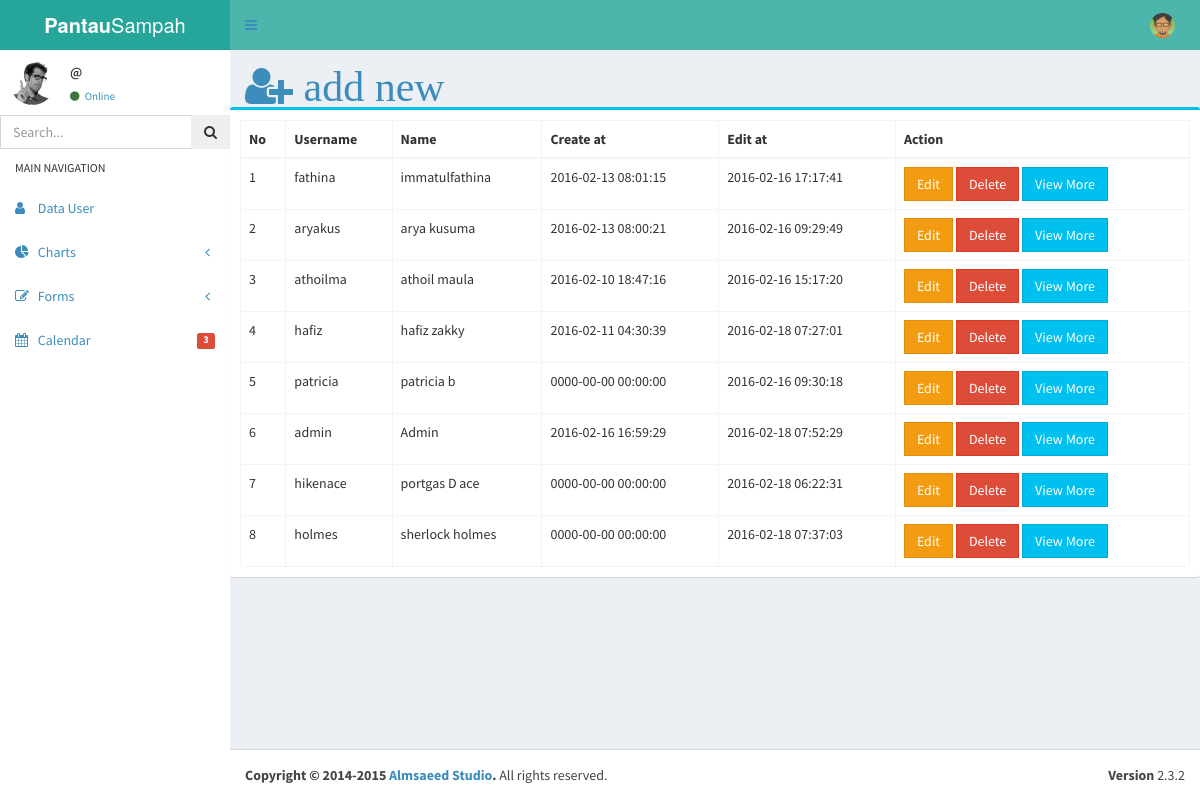
/index.php/crud, run on the app's committed database.
### tables this page shows
CREATE TABLE IF NOT EXISTS `user` (
  `id` int(11) NOT NULL AUTO_INCREMENT,
  `nama` varchar(50) NOT NULL,
  `username` varchar(50) NOT NULL,
  `password` varchar(50) NOT NULL,
  `email` varchar(50) NOT NULL,
  `bio` text NOT NULL,
  `born_date` varchar(70) NOT NULL,
  `gender` varchar(8) DEFAULT NULL,
  `role_id` int(2) DEFAULT NULL,
  `create_at` timestamp NOT NULL DEFAULT CURRENT_TIMESTAMP,
  `edit_at` timestamp NOT NULL DEFAULT '0000-00-00 00:00:00',
  PRIMARY KEY (`id`)
);

### application/controllers/Crud.php (called while the page is built, shortened)
<?php
class crud extends CI_Controller
{
	function __construct()
	{
		$this->load->library('form_validation');
		$this->load->model('crudmodel');
	}
	public function index()
	{
		$data['get_data'] = $this->crudmodel->view();
		$this->load->view('templateadmin/tableuser', $data);
	}
}

### index.php (called while the page is built, shortened)
<?php
require_once BASEPATH.'core/CodeIgniter.php';

### application/models/Crudmodel.php (called while the page is built, shortened)
<?php
class crudmodel extends CI_Model
{
	public function view()
	{
		$query = $this->db->get('user');
		return $query->result();
	}
}

### application/views/templateadmin/tableuser.php (the view, shortened to what this page needs)
<?php $this->load->view('templateadmin/header'); ?>
<?php $this->load->view('templateadmin/sidebar') ?>
<div class="content-wrapper">
  <div class="content-header">
      <a href="<?php echo site_url('crud/add') ?>" class="fa fa-user-plus fa-3x"> add new</a>
  </div>
  <div class="box box-info">
            <div class="box-body">
              <div class="box-body table-responsive no-padding">
                <table class="table table-bordered table-hover">
                  <thead>
                  <tr>
                    <th>No</th>
                    <th>Username</th>
                    <th>Name</th>
                    <th>Create at</th>
                    <th>Edit at</th>
                    <th>Action</th>
                  </tr>
                  </thead>
                  <tbody>
                  <?php   $no = 0;
                          foreach ($get_data as $row) {
                          $no++;
                   ?>
					        <tr>
                    <td><?php echo $no ?></td>
					          <td><?php echo $row->username; ?></td>
					          <td><?php echo $row->nama; ?></td>
					          <td><?php echo $row->create_at; ?></td>
                    <td><?php echo $row->edit_at; ?></td>
					          <td>
					          	<a href="<?php echo site_url('crud/edit/'.$row->id);?>" class="btn btn-warning btn-flat">Edit</a>
					          	<a href="<?php echo site_url('crud/delete_user/'.$row->id);?>" id="delete" class="btn btn-danger btn-flat" onclick="return dodelete()">Delete</a>
                      <a href="<?php echo site_url('crud/viewmoreuser/'.$row->id); ?>" class="btn btn-info btn-flat">View More</a>
                    </td>
                    </tr>
					      <?php } ?>
                  </tbody>
                </table>
              </div>
            </div>
      </div>
    </div>
<?php $this->load->view('templateadmin/footer'); ?>

### application/views/templateadmin/header.php (shortened to what this page needs)
<!DOCTYPE html>
<html>
  <head>
    <link href="<?php echo base_url()?>asset/css/bootstrap.min.css" rel="stylesheet">
    <link href="<?php echo base_url()?>asset/css/tambahan.css" rel="stylesheet">
    <link href="https://maxcdn.bootstrapcdn.com/font-awesome/4.4.0/css/font-awesome.min.css" rel="stylesheet">
    <link rel="stylesheet" href="https://code.ionicframework.com/ionicons/2.0.1/css/ionicons.min.css">
    <link href="<?php echo base_url(); ?>asset/plugins/jvectormap/jquery-jvectormap-1.2.2.css"  rel="stylesheet" >
    <link href="<?php echo base_url(); ?>asset/css/AdminLTE.min.css"  rel="stylesheet" >
    <link href="<?php echo base_url(); ?>asset/css/skins/_all-skins.min.css"  rel="stylesheet" >
  </head>
  <body class="hold-transition skin-custom sidebar-mini">
    <div class="wrapper">
      <header class="main-header">
        <a href="#" class="logo">
          <span class="logo-lg"><b>Pantau</b>Sampah</span>
        </a>
        <nav class="navbar navbar-static-top" role="navigation">
          <a href="#" class="sidebar-toggle" data-toggle="offcanvas" role="button">
          </a>
          <div class="navbar-custom-menu">
            <ul class="nav navbar-nav">
              <li class="dropdown user user-menu">
                <a href="#" class="dropdown-toggle" data-toggle="dropdown">
                  <img src="<?php echo base_url(); ?>asset/img/avatar04.png" class="user-image" alt="User Image">
                </a>
              </li>
            </ul>
          </div>
        </nav>
      </header>

### application/views/templateadmin/sidebar.php (shortened to what this page needs)
<aside class="main-sidebar">
  <section class="sidebar">
    <div class="user-panel">
      <div class="pull-left image">
        <img src="dist/img/user2-160x160.jpg" class="img-circle" alt="User Image">
      </div>
      <div class="pull-left info">
        <p> @<?php echo $this->session->userdata('username') ?></p>
        <a href="#"><i class="fa fa-circle text-success"></i> Online</a>
      </div>
    </div>
    <form action="#" method="get" class="sidebar-form">
      <div class="input-group">
        <input type="text" name="q" class="form-control" placeholder="Search...">
            <span class="input-group-btn">
              <button type="submit" name="search" id="search-btn" class="btn btn-flat"><i class="fa fa-search"></i>
              </button>
            </span>
      </div>
    </form>
    <ul class="sidebar-menu">
      <li class="header">MAIN NAVIGATION</li>
      <li class="treeview">
        <a href="#">
          <i class="fa fa-user"></i>
          <span>Data User</span>
        </a>
      </li>
      <li class="treeview">
        <a href="#">
          <i class="fa fa-pie-chart"></i>
          <span>Charts</span>
          <i class="fa fa-angle-left pull-right"></i>
        </a>
      </li>
      <li class="treeview">
        <a href="#">
          <i class="fa fa-edit"></i> <span>Forms</span>
          <i class="fa fa-angle-left pull-right"></i>
        </a>
      </li>
      <li>
        <a href="pages/calendar.html">
          <i class="fa fa-calendar"></i> <span>Calendar</span>
          <small class="label pull-right bg-red">3</small>
        </a>
      </li>
    </ul>
  </section>
</aside>

### application/views/templateadmin/footer.php (shortened to what this page needs)
<footer class="main-footer">
    <div class="pull-right hidden-xs">
      <b>Version</b> 2.3.2
    </div>
    <strong>Copyright &copy; 2014-2015 <a href="http://almsaeedstudio.com">Almsaeed Studio</a>.</strong> All rights
    reserved.
  </footer>
</div>
</body>
</html>

### asset/css/tambahan.css (style rules this page uses)
.skin-custom .main-header .navbar { background-color: #4db6ac; }
.skin-custom .main-header .logo { background-color: #26a69a; color: white; }

### data on the page
user: username "fathina", nama "immatulfathina", create_at "2016-02-13 08:01:15", edit_at "2016-02-16 17:17:41"
user: username "aryakus", nama "arya kusuma", create_at "2016-02-13 08:00:21", edit_at "2016-02-16 09:29:49"
user: username "athoilma", nama "athoil maula", create_at "2016-02-10 18:47:16", edit_at "2016-02-16 15:17:20"
user: username "hafiz", nama "hafiz zakky", create_at "2016-02-11 04:30:39", edit_at "2016-02-18 07:27:01"
user: username "patricia", nama "patricia b", create_at "0000-00-00 00:00:00", edit_at "2016-02-16 09:30:18"
user: username "admin", nama "Admin", create_at "2016-02-16 16:59:29", edit_at "2016-02-18 07:52:29"
user: username "hikenace", nama "portgas D ace", create_at "0000-00-00 00:00:00", edit_at "2016-02-18 06:22:31"
user: username "holmes", nama "sherlock holmes", create_at "0000-00-00 00:00:00", edit_at "2016-02-18 07:37:03"
